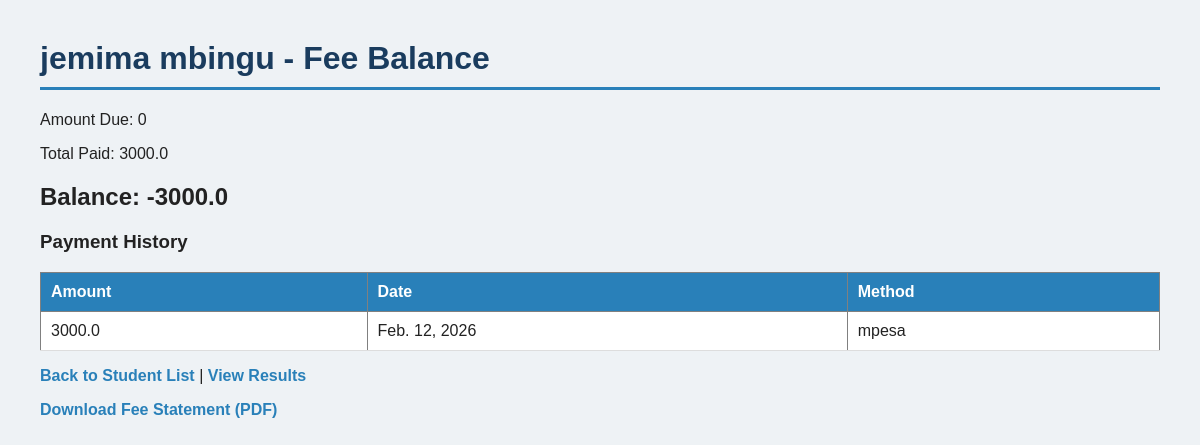
The app's page /results/student/1/fees/ (signed in), older data.
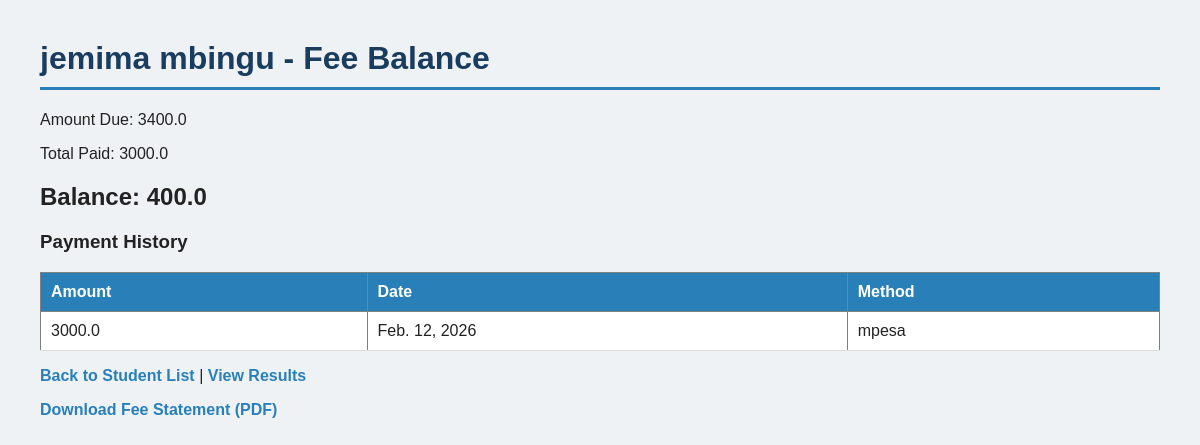
The same page, newer data.
### results/models.py (models this page shows, shortened)
class FeeStructure(models.Model):
    school = models.ForeignKey(School, on_delete=models.CASCADE)
    grade = models.IntegerField()
    term = models.IntegerField()
    academic_year = models.IntegerField()
    amount_due = models.FloatField()

### results/views.py (the view)
# urls.py: path('student/<int:student_id>/fees/', views.student_fees, name='student_fees'),
def student_fees(request, student_id):
    student = get_object_or_404(Student, id=student_id)
    if not can_access_student(request, student):
        return redirect('home')
    fee_structure = FeeStructure.objects.filter(school=student.school, grade=student.grade).first()
    amount_due = fee_structure.amount_due if fee_structure else 0
    payments = Payment.objects.filter(student=student)
    total_paid = sum(p.amount_paid for p in payments)
    balance = amount_due - total_paid
    context = {
        'student': student,
        'amount_due': amount_due,
        'payments': payments,
        'total_paid': total_paid,
        'balance': balance,
    }
    return render(request, 'results/student_fees.html', context)

### results/views.py (called while the page is built, shortened)
def can_access_student(request, student):
    parent_id = request.session.get('parent_id')
    if parent_id:
        return Parent.objects.filter(id=parent_id, students=student).exists()

### results/templates/results/student_fees.html (shortened to what this page needs)
<!DOCTYPE html>
<html>
<head>
    {% load static %}
<link rel="stylesheet" href="{% static 'results/style.css' %}">
</head>
<body>
    <h1>{{ student.full_name }} - Fee Balance</h1>
    <p>Amount Due: {{ amount_due }}</p>
    <p>Total Paid: {{ total_paid }}</p>
    <h2>Balance: {{ balance }}</h2>
    <h3>Payment History</h3>
    <table border="1">
        <tr>
            <th>Amount</th>
            <th>Date</th>
            <th>Method</th>
        </tr>
        {% for payment in payments %}
        <tr>
            <td>{{ payment.amount_paid }}</td>
            <td>{{ payment.date_paid }}</td>
            <td>{{ payment.payment_method }}</td>
        </tr>
        {% endfor %}
    </table>
    <p>
        <a href="/results/">Back to Student List</a>
        |
        <a href="/results/student/{{ student.id }}/">View Results</a>
    </p>
    <p><a href="/results/student/{{ student.id }}/fee-statement/">Download Fee Statement (PDF)</a></p>
</body>
</html>

Row changes from the older to the newer data that the page shows:
added FeeStructure: amount_due "3400.0"
Text that changed along with them:
{{ balance }}: "-3000.0" → "400.0"
{{ amount_due }}: "0" → (not shown)
